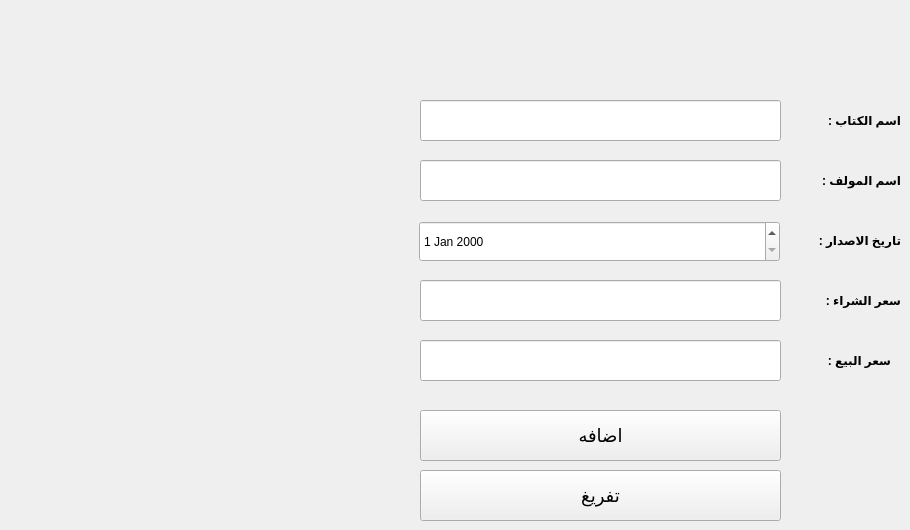
      <widget class="QWidget" name="tab_9">
       <attribute name="title">
        <string>اضافه</string>
       </attribute>
       <widget class="QLineEdit" name="lineEdit">
        <property name="geometry">
         <rect>
          <x>420</x>
          <y>100</y>
          <width>361</width>
          <height>41</height>
         </rect>
        </property>
        <property name="styleSheet">
         <string notr="true">padding-left:15px;
padding-right:15px;
font-size:18px</string>
        </property>
       </widget>
       <widget class="QLineEdit" name="lineEdit_2">
        <property name="geometry">
         <rect>
          <x>420</x>
          <y>160</y>
          <width>361</width>
          <height>41</height>
         </rect>
        </property>
        <property name="styleSheet">
         <string notr="true">padding-left:15px;
padding-right:15px;
font-size:18px</string>
        </property>
       </widget>
       <widget class="QLineEdit" name="lineEdit_4">
        <property name="geometry">
         <rect>
          <x>420</x>
          <y>280</y>
          <width>361</width>
          <height>41</height>
         </rect>
        </property>
        <property name="styleSheet">
         <string notr="true">padding-left:15px;
padding-right:15px;
font-size:18px</string>
        </property>
       </widget>
       <widget class="QLineEdit" name="lineEdit_5">
        <property name="geometry">
         <rect>
          <x>420</x>
          <y>340</y>
          <width>361</width>
          <height>41</height>
         </rect>
        </property>
        <property name="styleSheet">
         <string notr="true">padding-left:15px;
padding-right:15px;
font-size:18px</string>
        </property>
       </widget>
       <widget class="QPushButton" name="pushButton_5">
        <property name="geometry">
         <rect>
          <x>420</x>
          <y>410</y>
          <width>361</width>
          <height>51</height>
         </rect>
        </property>
        <property name="font">
         <font>
          <pointsize>-1</pointsize>
         </font>
        </property>
        <property name="cursor">
         <cursorShape>PointingHandCursor</cursorShape>
        </property>
        <property name="styleSheet">
         <string notr="true">font-size:18px</string>
        </property>
        <property name="text">
         <string>اضافه</string>
        </property>
       </widget>
       <widget class="QLabel" name="label_6">
        <property name="geometry">
         <rect>
          <x>800</x>
          <y>110</y>
          <width>101</width>
          <height>21</height>
         </rect>
        </property>
        <property name="font">
         <font>
          <weight>75</weight>
          <bold>true</bold>
         </font>
        </property>
        <property name="text">
         <string>اسم الكتاب :</string>
        </property>
       </widget>
       <widget class="QLabel" name="label_7">
        <property name="geometry">
         <rect>
          <x>800</x>
          <y>170</y>
          <width>101</width>
          <height>21</height>
         </rect>
        </property>
        <property name="font">
         <font>
          <weight>75</weight>
          <bold>true</bold>
         </font>
        </property>
        <property name="text">
         <string>اسم المولف :</string>
        </property>
       </widget>
       <widget class="QLabel" name="label_8">
        <property name="geometry">
         <rect>
          <x>800</x>
          <y>230</y>
          <width>101</width>
          <height>21</height>
         </rect>
        </property>
        <property name="font">
         <font>
          <weight>75</weight>
          <bold>true</bold>
         </font>
        </property>
        <property name="text">
         <string>تاريخ الاصدار :</string>
        </property>
       </widget>
       <widget class="QLabel" name="label_9">
        <property name="geometry">
         <rect>
          <x>800</x>
          <y>290</y>
          <width>101</width>
          <height>21</height>
         </rect>
        </property>
        <property name="font">
         <font>
          <weight>75</weight>
          <bold>true</bold>
         </font>
        </property>
        <property name="text">
         <string>سعر الشراء :</string>
        </property>
       </widget>
       <widget class="QLabel" name="label_10">
        <property name="geometry">
         <rect>
          <x>810</x>
          <y>350</y>
          <width>81</width>
          <height>21</height>
         </rect>
        </property>
        <property name="font">
         <font>
          <weight>75</weight>
          <bold>true</bold>
         </font>
        </property>
        <property name="text">
         <string>سعر البيع :</string>
        </property>
       </widget>
       <widget class="QPushButton" name="pushButton_10">
        <property name="geometry">
         <rect>
          <x>420</x>
          <y>470</y>
          <width>361</width>
          <height>51</height>
         </rect>
        </property>
        <property name="font">
         <font>
          <pointsize>-1</pointsize>
         </font>
        </property>
        <property name="cursor">
         <cursorShape>PointingHandCursor</cursorShape>
        </property>
        <property name="styleSheet">
         <string notr="true">font-size:18px</string>
        </property>
        <property name="text">
         <string>تفريغ</string>
        </property>
       </widget>
       <widget class="QDateEdit" name="dateEdit">
        <property name="geometry">
         <rect>
          <x>419</x>
          <y>221</y>
          <width>361</width>
          <height>41</height>
         </rect>
        </property>
       </widget>
      </widget>
